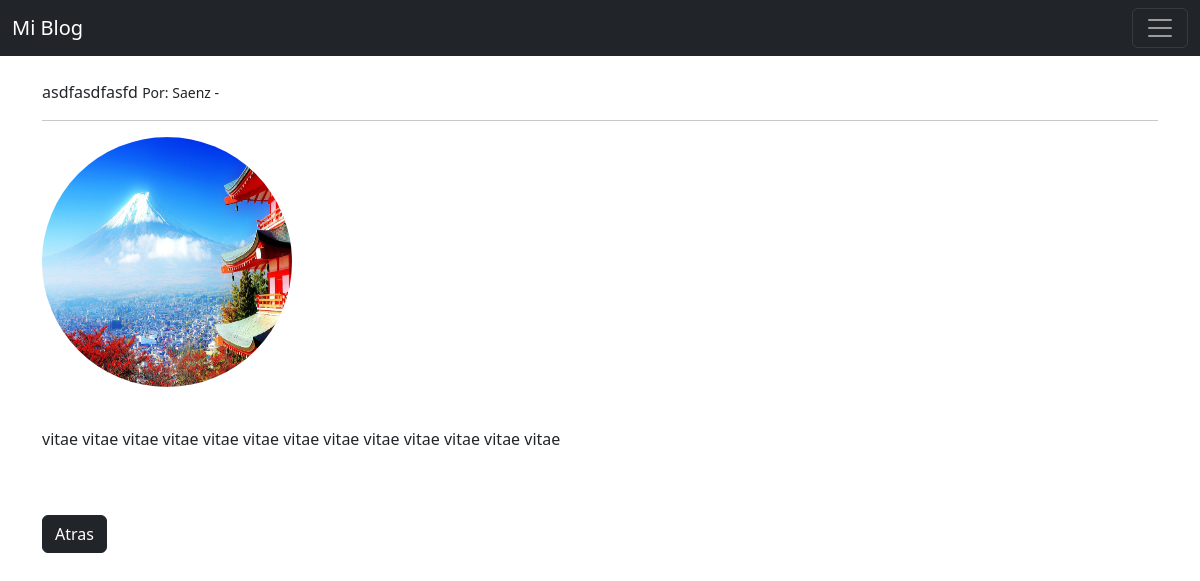
The app's page /post/4/ with its own data.
### postRecepies/models.py (models this page shows, shortened)
class Post(models.Model):
    title = models.CharField(max_length=255)
    body =   RichTextField(blank=True, null=True)
    author = models.ForeignKey(User, on_delete=models.CASCADE)
    date_post = models.DateField(auto_now_add=True)
    header_image = models.ImageField(upload_to='images/', blank=True, null=True)

### postRecepies/views.py (the view)
# urls.py: path('post/<int:pk>/', PostDetailView.as_view(), name='detalle_receta'),
class PostDetailView(DetailView):
    model = Post
    template_name = 'detalle_receta.html'

### postRecepies/templates/detalle_receta.html (shortened to what this page needs)
{% extends 'father.html' %}
{% block content %}
        <h1>{{ post.title }} </h1>
        <small>Por: {{ post.author.last_name }} - {{post.fecha_post}}<br>
        <hr>
        {% if post.header_image  %}
        <img src="{{post.header_image.url}}" width=250 height=250 class="rounded-circle"></br></br>
        {% endif %}
        </small>
        <p>{{ post.body|safe }}</p>
        <br/><br/>
        <a href="{% url 'index' %}" class="btn btn-dark">Atras</a>
{% endblock %}

### records on screen
Post: title "asdfasdfasfd", author.last_name "Saenz", header_image (picture), body "vitae vitae vitae vitae vitae vitae vitae vitae vitae vitae vitae vitae vitae"
